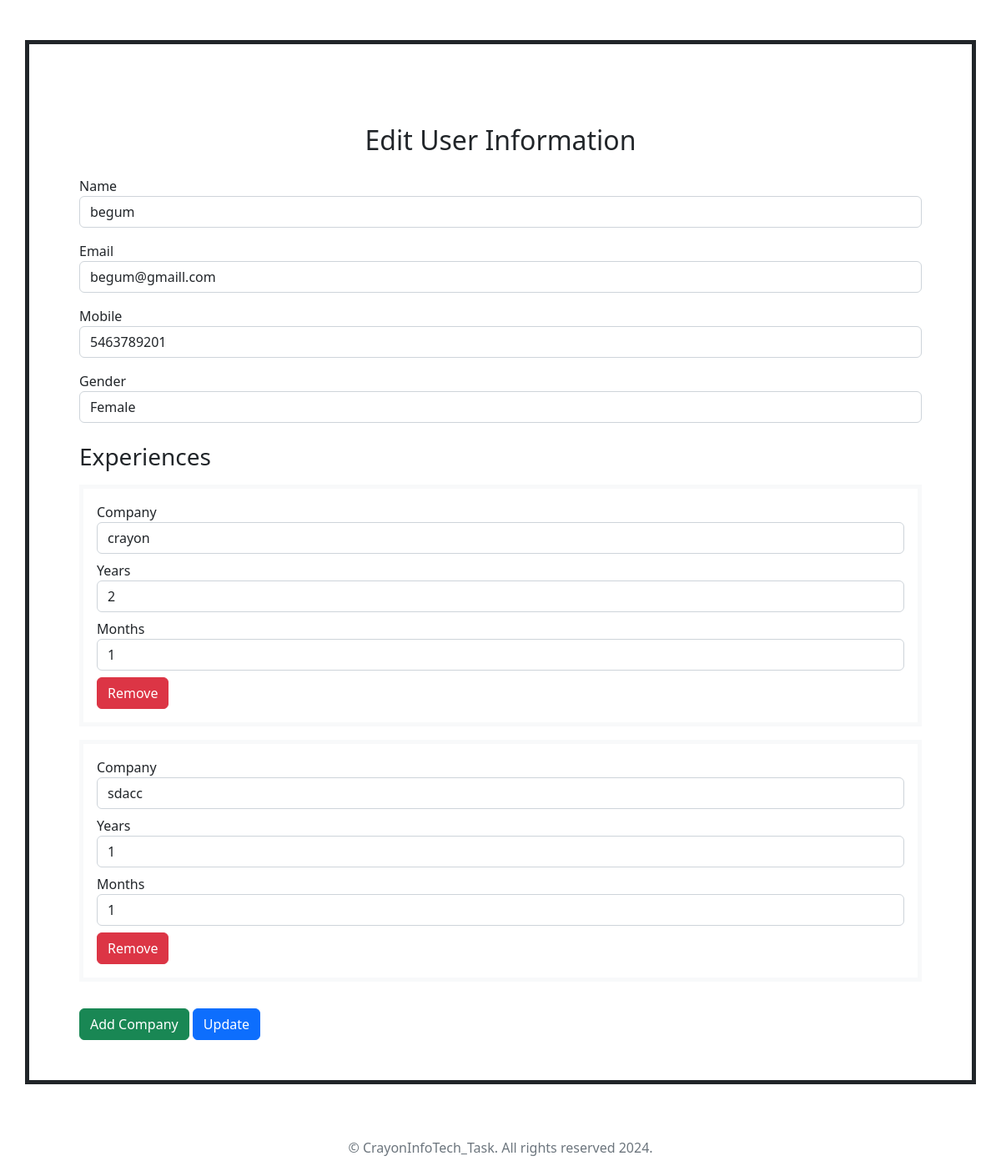
Screenshot of /editform.php?id=6 with the database file from the repository.
### tables this page shows
CREATE TABLE `users` (
  `id` int(11) NOT NULL,
  `name` varchar(100) NOT NULL,
  `email` varchar(100) NOT NULL,
  `mobile` varchar(15) NOT NULL,
  `gender` enum('Male','Female','Other') NOT NULL
);

CREATE TABLE `experiences` (
  `id` int(11) NOT NULL,
  `user_id` int(11) NOT NULL,
  `company` varchar(100) NOT NULL,
  `years` int(11) NOT NULL,
  `months` int(11) NOT NULL
);

### editform.php (the view, shortened to what this page needs)
<?php
if (isset($_GET['id'])) {
    $id = $_GET['id'];
    $conn = new mysqli('localhost', 'root', '', 'management');
    $sql = "SELECT * FROM users WHERE id = ?";
    $stmt = $conn->prepare($sql);
    $stmt->bind_param("i", $id);
    $stmt->execute();
    $result = $stmt->get_result();
    $user = $result->fetch_assoc();
    $sql = "SELECT * FROM experiences WHERE user_id = ?";
    $stmt = $conn->prepare($sql);
    $stmt->bind_param("i", $id);
    $stmt->execute();
    $experiences = $stmt->get_result()->fetch_all(MYSQLI_ASSOC);
}
?>
<!DOCTYPE html>
<html lang="en">
<head>
    <link href="https://cdn.jsdelivr.net/npm/bootstrap@5.2.1/dist/css/bootstrap.min.css" rel="stylesheet">
</head>
<body>
    <main>
        <div class="container border border-5 border-dark my-5 p-5">
            <div class="container mt-5">
                <h2 class="text-center mb-4">Edit User Information</h2>
                <form id="UserForm" method="post" action="UserUpdate.php">
                    <div class="form-group mb-3">
                        <label for="name">Name</label>
                        <input type="text" class="form-control" id="name" name="name" value="<?php echo $user['name']; ?>" required>
                    </div>
                    <div class="form-group mb-3">
                        <label for="email">Email</label>
                        <input type="email" class="form-control" id="email" name="email" value="<?php echo $user['email']; ?>" required>
                    </div>
                    <div class="form-group mb-3">
                        <label for="mobile">Mobile</label>
                        <input type="text" class="form-control" id="mobile" name="mobile" value="<?php echo $user['mobile']; ?>" required>
                    </div>
                    <div class="form-group mb-3">
                        <label for="gender">Gender</label>
                        <select class="form-control" id="gender" name="gender" required>
                            <option value="Female" <?php if ($user['gender'] == 'Female') echo 'selected'; ?>>Female</option>
                        </select>
                    </div>
                    <h3 class="mt-4 mb-3">Experiences</h3>
                    <div id="experienceFields">
                        <?php foreach ($experiences as $experience) : ?>
                            <div class="experience-group border border-light p-3 mb-3">
                                <div class="form-group mb-2">
                                    <label for="company">Company</label>
                                    <input type="text" class="form-control" name="company[]" value="<?php echo $experience['company']; ?>" required>
                                </div>
                                <div class="form-group mb-2">
                                    <label for="years">Years</label>
                                    <input type="number" class="form-control" name="years[]" value="<?php echo $experience['years']; ?>" required>
                                </div>
                                <div class="form-group mb-2">
                                    <label for="months">Months</label>
                                    <input type="number" class="form-control" name="months[]" value="<?php echo $experience['months']; ?>" required>
                                </div>
                                <button type="button" class="btn btn-danger remove-experience">Remove</button>
                            </div>
                        <?php endforeach; ?>
                    </div>
                    <button type="button" class="btn btn-success mt-3" id="addExperience">Add Company</button>
                    <button type="submit" class="btn btn-primary mt-3">Update</button>
                </form>
            </div>
        </div>
    </main>
    <div>
        <center>
          <footer class="footer mt-auto py-3 sticky-bottom">
            <div class="container">
              <span class="text-muted">
                &copy; CrayonInfoTech_Task. All rights reserved 2024.
              </span>
            </div>
          </footer>
        </center>
      </div>
</body>
</html>

### rows the page displays
users: name "begum", email "begum@gmaill.com", mobile "5463789201", gender "Female"
experiences: company "crayon", years "2", months "1"
experiences: company "sdacc", years "1", months "1"
